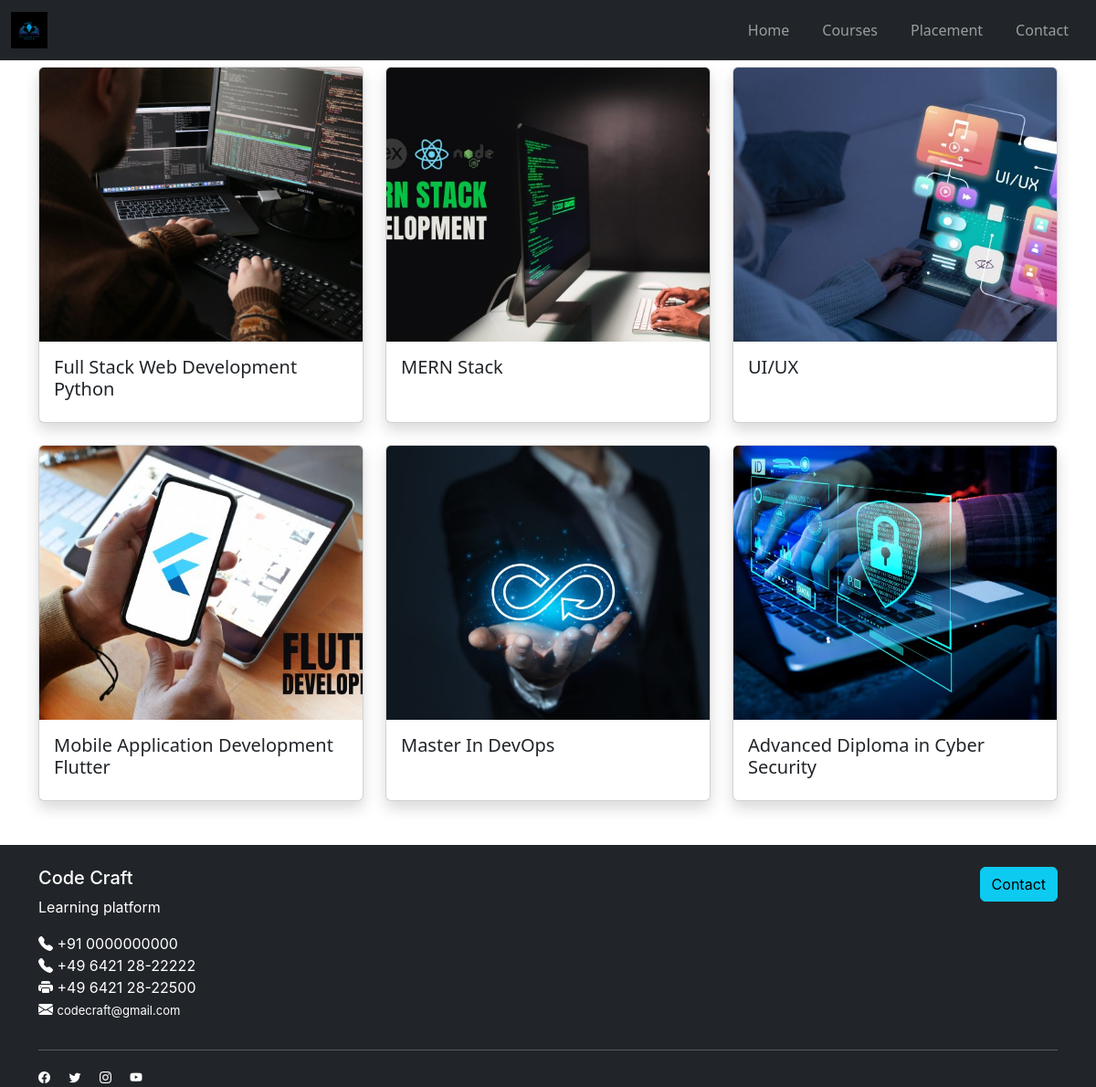
Screenshot of /courses with the database file from the repository.
### app/models.py (models this page shows)
class Courses(models.Model):
    name=models.TextField()
    img=models.FileField()

### app/views.py (the view)
# urls.py: path('courses',views.courses),
def courses(req):
    data=Courses.objects.all()
    return render(req,'courses.html',{'courses':data})

### template/courses.html (shortened to what this page needs)
<!DOCTYPE html>
<html lang="en">
<head>
    {% load static %}
    <link href="https://cdn.jsdelivr.net/npm/bootstrap@5.3.3/dist/css/bootstrap.min.css" rel="stylesheet">
    <link href="https://cdn.jsdelivr.net/npm/bootstrap-icons/font/bootstrap-icons.css" rel="stylesheet">
</head>
<body>
    <nav class="navbar navbar-expand-lg navbar-dark bg-dark fixed-top">
        <div class="container-fluid">
            <a class="navbar-brand" href="#">
                <img src="{% static 'img/logo.webp' %}" alt="Logo">
            </a>
            <div class="collapse navbar-collapse" id="navbarNav">
                <ul class="navbar-nav ms-auto">
                    <li class="nav-item">
                        <a class="nav-link" href="../">Home</a>
                    </li>
                    <li class="nav-item">
                        <a class="nav-link" href="courses">Courses</a>
                    </li>
                    <li class="nav-item">
                        <a class="nav-link" href="placement">Placement</a>
                    </li>
                    <li class="nav-item">
                        <a class="nav-link" href="contact">Contact</a>
                    </li>
                </ul>
            </div>
        </div>
    </nav>
    <div class="container py-5" style="margin-top: 25px;">
        <div class="row g-4">
          {% for c in courses %}
          <div class="col-sm-12 col-md-6 col-lg-4">
            <a href="" style="text-decoration: none;">
              <div class="card h-100 shadow">
                <img src="{{c.img.url}}" class="card-img-top" alt="{{pro.name}}" style="height: 300px; object-fit: cover;">
                <div class="card-body d-flex flex-column">
                  <h5 class="card-title">{{c.name}}</h5>
                </div>
              </div>
            </a>
          </div>
          {% endfor %}
        </div>
    </div>
    <footer class="bg-dark text-white pt-4">
        <div class="container">
          <div class="row">
            <div class="col-md-6">
              <h5>Code Craft</h5>
              <p>Learning platform<br></p>
              <ul class="list-unstyled">
                <li><i class="bi bi-telephone-fill"></i> +91 0000000000</li>
                <li><i class="bi bi-telephone-fill"></i> +49 6421 28-22222</li>
                <li><i class="bi bi-printer-fill"></i> +49 6421 28-22500</li>
                <li><i class="bi bi-envelope-fill"></i> <a href="" class="text-white text-decoration-none">codecraft@gmail.com</a></li>
              </ul>
            </div>
            <div class="col-md-6 text-md-end">
              <a href="contact" class="btn btn-info">Contact</a>
            </div>
          </div>
          <hr class="border-light my-3" style="align-items: center;">
          <div class="row">
            <div class="col-md-6" >
              <a href="#" class="text-white me-3"><i class="bi bi-facebook"></i></a>
              <a href="#" class="text-white me-3"><i class="bi bi-twitter"></i></a>
              <a href="#" class="text-white me-3"><i class="bi bi-instagram"></i></a>
              <a href="#" class="text-white"><i class="bi bi-youtube"></i></a>
            </div>
          </div>
        </div>
    </footer>
</body>
</html>

### template/courses.html (style rules this page uses)
.card-img-top { transition: transform 0.3s ease, filter 0.3s ease; }
.navbar-brand img { height: 40px; }
.nav-link { text-transform: capitalize; margin: 0 10px; }
.navbar-nav { align-items: center; }
footer { font-family: FFDINforPuma, Inter, -apple-system, system-ui, BlinkMacSystemFont, "Segoe UI", Roboto, "Helvetica Neue", Arial, sans-serif; display: flex; }
footer a { text-decoration: none; color: rgb(162, 162, 162); font-size: small; }

### rows the page displays
Courses: img (picture), name "Full Stack Web Development Python"
Courses: img (picture), name "MERN Stack"
Courses: img (picture), name "UI/UX"
Courses: img (picture), name "Mobile Application Development Flutter"
Courses: img (picture), name "Master In DevOps"
Courses: img (picture), name "Advanced Diploma in Cyber Security"
